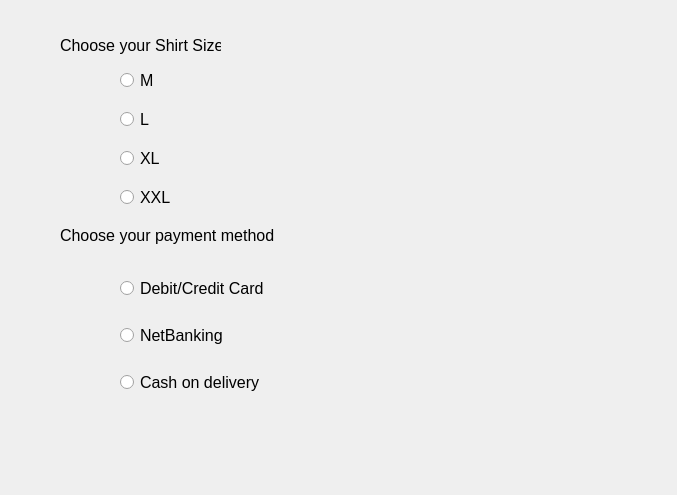
<?xml version="1.0" encoding="UTF-8"?>
<ui version="4.0">
 <class>Dialog</class>
 <widget class="QDialog" name="Dialog">
  <property name="geometry">
   <rect>
    <x>0</x>
    <y>0</y>
    <width>677</width>
    <height>495</height>
   </rect>
  </property>
  <property name="font">
   <font>
    <family>Algerian</family>
    <pointsize>12</pointsize>
   </font>
  </property>
  <property name="windowTitle">
   <string>Dialog</string>
  </property>
  <widget class="QLabel" name="label">
   <property name="geometry">
    <rect>
     <x>60</x>
     <y>30</y>
     <width>161</width>
     <height>31</height>
    </rect>
   </property>
   <property name="font">
    <font>
     <family>Arial</family>
     <pointsize>12</pointsize>
    </font>
   </property>
   <property name="text">
    <string>Choose your Shirt Size </string>
   </property>
  </widget>
  <widget class="QLabel" name="label_2">
   <property name="geometry">
    <rect>
     <x>60</x>
     <y>220</y>
     <width>271</width>
     <height>31</height>
    </rect>
   </property>
   <property name="font">
    <font>
     <family>Arial</family>
     <pointsize>12</pointsize>
    </font>
   </property>
   <property name="text">
    <string>Choose your payment method</string>
   </property>
  </widget>
  <widget class="QLabel" name="labelSelected">
   <property name="geometry">
    <rect>
     <x>90</x>
     <y>420</y>
     <width>471</width>
     <height>61</height>
    </rect>
   </property>
   <property name="font">
    <font>
     <family>Arial</family>
     <pointsize>12</pointsize>
    </font>
   </property>
   <property name="text">
    <string/>
   </property>
  </widget>
  <widget class="QWidget" name="verticalLayoutWidget">
   <property name="geometry">
    <rect>
     <x>120</x>
     <y>60</y>
     <width>271</width>
     <height>161</height>
    </rect>
   </property>
   <property name="font">
    <font>
     <family>Arial</family>
     <pointsize>12</pointsize>
    </font>
   </property>
   <layout class="QVBoxLayout" name="verticalLayout">
    <item>
     <widget class="QRadioButton" name="radioButtonMedium">
      <property name="font">
       <font>
        <family>Arial</family>
        <pointsize>12</pointsize>
       </font>
      </property>
      <property name="text">
       <string>M</string>
      </property>
     </widget>
    </item>
    <item>
     <widget class="QRadioButton" name="radioButtonLarge">
      <property name="font">
       <font>
        <family>Arial</family>
        <pointsize>12</pointsize>
       </font>
      </property>
      <property name="text">
       <string>L</string>
      </property>
     </widget>
    </item>
    <item>
     <widget class="QRadioButton" name="radioButtonXL">
      <property name="font">
       <font>
        <family>Arial</family>
        <pointsize>12</pointsize>
       </font>
      </property>
      <property name="text">
       <string>XL</string>
      </property>
     </widget>
    </item>
    <item>
     <widget class="QRadioButton" name="radioButtonXXL">
      <property name="font">
       <font>
        <family>Arial</family>
        <pointsize>12</pointsize>
       </font>
      </property>
      <property name="text">
       <string>XXL</string>
      </property>
     </widget>
    </item>
   </layout>
  </widget>
  <widget class="QWidget" name="verticalLayoutWidget_2">
   <property name="geometry">
    <rect>
     <x>120</x>
     <y>260</y>
     <width>271</width>
     <height>151</height>
    </rect>
   </property>
   <layout class="QVBoxLayout" name="verticalLayout_2">
    <item>
     <widget class="QRadioButton" name="radioButtonDebitCard">
      <property name="font">
       <font>
        <family>Arial</family>
        <pointsize>12</pointsize>
       </font>
      </property>
      <property name="text">
       <string>Debit/Credit Card</string>
      </property>
     </widget>
    </item>
    <item>
     <widget class="QRadioButton" name="radioButtonNetBanking">
      <property name="font">
       <font>
        <family>Arial</family>
        <pointsize>12</pointsize>
       </font>
      </property>
      <property name="text">
       <string>NetBanking</string>
      </property>
     </widget>
    </item>
    <item>
     <widget class="QRadioButton" name="radioButtonCashOnDelivery">
      <property name="font">
       <font>
        <family>Arial</family>
        <pointsize>12</pointsize>
       </font>
      </property>
      <property name="text">
       <string>Cash on delivery</string>
      </property>
     </widget>
    </item>
   </layout>
  </widget>
 </widget>
 <resources/>
 <connections/>
</ui>
